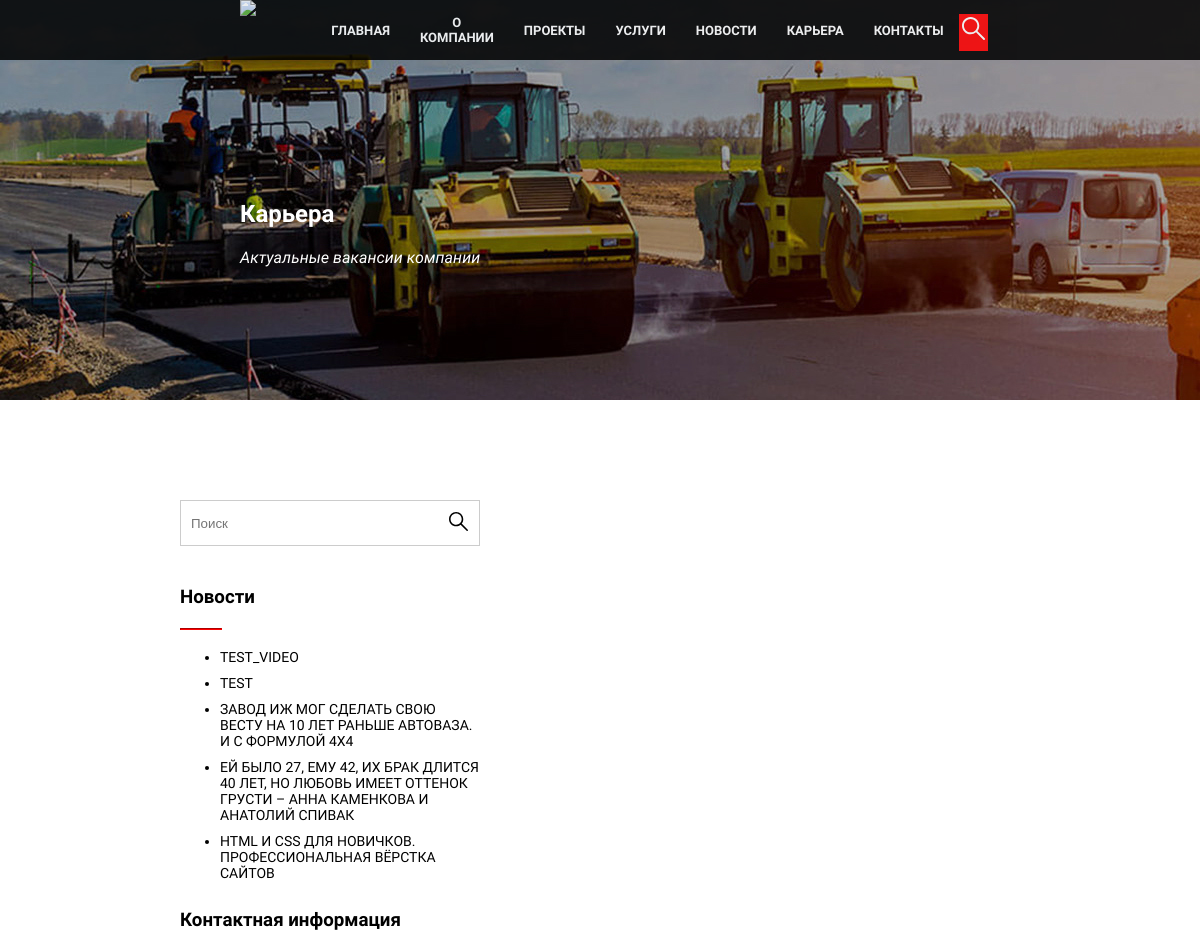
The app's page /career (upper part), older data.
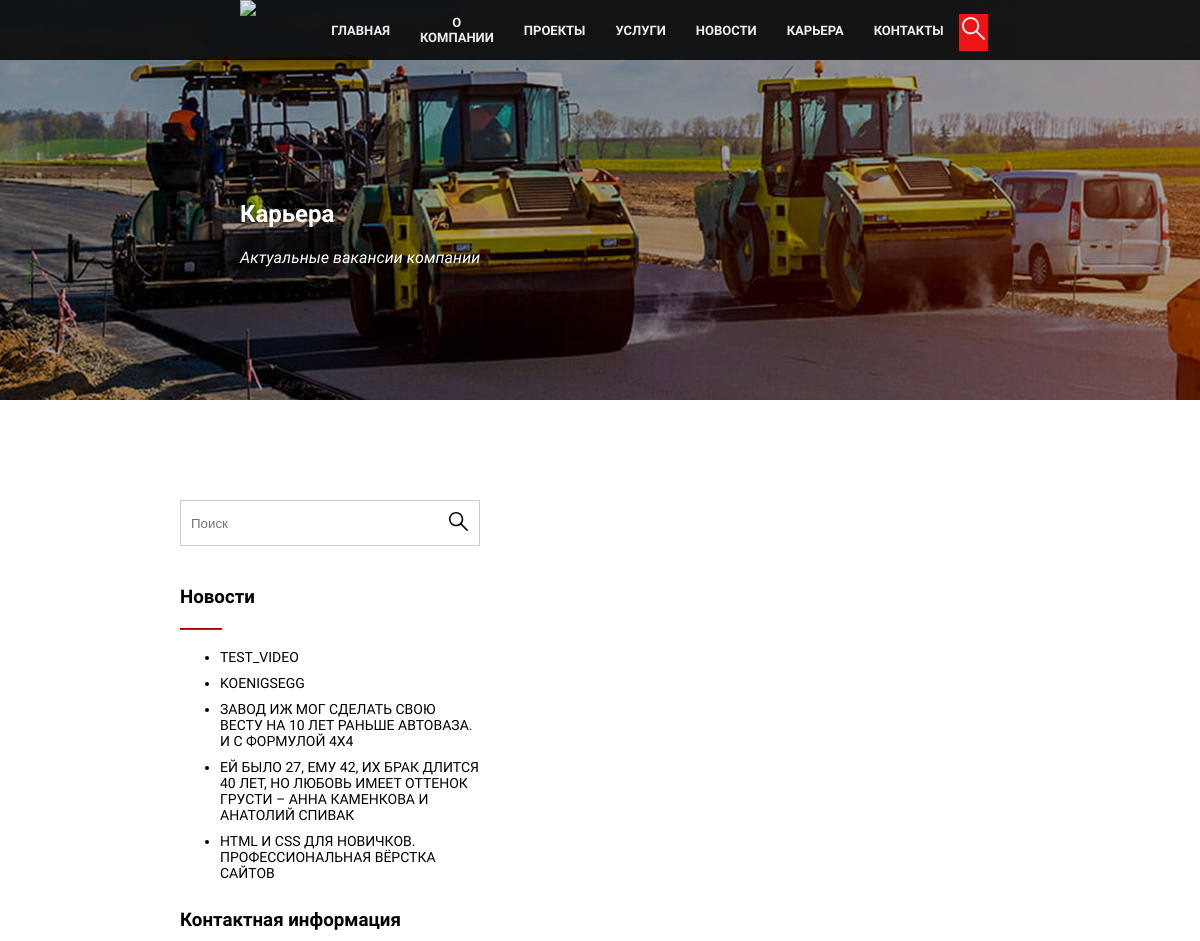
The same page, newer data.
### DMU/apps/main/models.py (models this page shows, shortened)
class New(models.Model):
	title = models.CharField('Title of New', max_length = 150)
	text = models.TextField('Text')
	image = models.ImageField('MAIN PHOTO', blank=True, upload_to="images/")
	video = models.FileField('VIDEO 3', upload_to='videos/', null=True, blank=True)
	text2 = models.TextField('Text 2', blank=True)
	image2 = models.ImageField('ADDITIOANL PHOTO', blank=True, upload_to="images/")
	video2 = models.FileField('VIDEO 2', upload_to='videos/', null=True, blank=True)
	text3 = models.TextField('Text 3', blank=True)
	image3 = models.ImageField('ADDITIOANL PHOTO 2', blank=True, upload_to="images/")
	video3 = models.FileField('VIDEO 3', upload_to='videos/', null=True, blank=True)
	text4 = models.TextField('Text 4', blank=True)
	pub_date = models.DateTimeField('Date of publish', default=timezone.now())

### DMU/apps/main/views.py (the view)
# urls.py: path('career', views.career, name='career'),
def career(request):
	if request.method == 'POST':
		data = json.loads(request.body)
		dic = {
			'Форма': 'Резюме',
			'Имя': data.get('name', None),
			'Отчество': data.get('patronymic', None),
			'Фамилия': data.get('surname', None),
			'Телефон': data.get('phone', None),
			'Желаемая должность': data.get('careerObjective', None)
		}
		NOT_DANGER = True
		for key in dic:
			if ">" in key or "<" in key or "WHERE" in key or "UNION" in key:
				NOT_DANGER = False
		if NOT_DANGER:
			PostCareer.objects.create(
				name = dic['Имя'],
				patronymic = dic['Отчество'],
				surname = dic['Фамилия'],
				phone = dic['Телефон'],
				message = dic['Желаемая должность']
			)
			additional.telegram(dic)
			additional.send_mail(dic)
		else:
			pass
		return render(request, 'main/contacts.html')
	elif request.method == 'GET':
		latest_news_list = New.objects.order_by('-pub_date')[:5]
		return render(request, 'main/career.html', {'latest_news_list': latest_news_list})

### DMU/templates/main/career.html (shortened to what this page needs)
{% extends 'index.html' %}
{% load static %}
{% block head %}
<head>
    <link rel="stylesheet" href="{% static 'styles/career.css' %}">
    <link rel="stylesheet" href="{% static 'styles/HeaderAndFooterModule.css' %}">
</head>
{% endblock head %}
{% block content %}
    <section class="intro">
        <div class="main-main-title-of-page">
            <h1 class="title-of-page">Карьера</h1>
            <p class="subtitle">Актуальные вакансии компании</p>
        </div>
    </section>
    <main>
        <section class="info-of-info">
            <aside class="aside">
                <section class="news">
                    <label>
                        <form class="search-form">
                            <input type="text" placeholder="Поиск" class="get-search-from-page">
                            <button type="submit" class="btn-search"><img src="{% static 'images/loupeblack.svg' %}" alt="search-logo"
                                    class="search-logo"></button>
                        </form>
                    </label>
                    <div class="news-block">
                        <h3 class="newstitle">Новости<hr></h3>
                        <ul class="news-list">
                            {% for a in latest_news_list %}
                            <li class="news-link">{{ a.title }}</li>
                            {% endfor %}
                        </ul>
                    </div>
                    <div class="contacts">
                        <h3 class="contact-block">Контактная информация<hr></h3>
                    </div>
                </section>
            </aside>
        </section>
    </main>
{% endblock content %}

### DMU/templates/index.html (shortened to what this page needs)
{% load static %}
<!DOCTYPE html>
<html lang="ru">
{% block head %}{% endblock head %}
<body>
{% block header %}
    <header id="header" class="header">
        <div class="header-header">
            <div class="header-navigation">
                <img src="" alt="company logo" width="100px" class="company-logo">
                <div class="nav-bar">
                    <div class="navigation-link">
                        <a href="{% url 'index' %}">Главная</a>
                    </div>
                    <div class="navigation-link">
                        <a href="{% url 'about' %}">О компании</a>
                    </div>
                    <div class="navigation-link">
                        <a href="{% url 'projects' %}">Проекты</a>
                    </div>
                    <div class="navigation-link">
                        <a href="{% url 'services' %}">Услуги</a>
                    </div>
                    <div class="navigation-link">
                        <a href="{% url 'news' %}">Новости</a>
                    </div>
                    <div class="navigation-link">
                        <a href="{% url 'career' %}">Карьера</a>
                    </div>
                    <div class="navigation-link">
                        <a href="{% url 'contacts' %}">Контакты</a>
                    </div>
                    <div class="search">
                        <a href="#" class="search-field"><img src="{% static 'images/loupewhite.svg' %}" alt="search-icon" class="search-icon" width="23" height="23"></a>
                    </div>
                </div>
            </div>
        </div>
    </header>
{% endblock header %}
{% block content %}{% endblock content %}
</body>
</html>

### DMU/static/styles/career.css (style rules this page uses)
.intro { margin-top: -60px; height: 400px; background: url('../images/dmusubg.jpg'); }
.main-main-title-of-page { margin-left: 20%; padding-top: 200px; color: #ffffff; }
.title-of-page { margin-top: 0; }
.subtitle { font-style: italic; }
main { margin-top: 100px; margin-left: 15%; margin-right: 15%; }
.aside { margin-right: 20px; }
.news { width: 300px; height: 857px; margin-right: 20px; }
.search-form { display: flex; flex-direction: row; height: 44px; border: 1px solid rgba(0, 0, 0, 0.2); margin-bottom: 40px; }
.get-search-from-page { padding: 0 10px; width: 90%; border: none; }
.btn-search { cursor: pointer; width: 15%; background-color: inherit; border: none; }
.search-logo { width: 19px; height: 19px; }
.newstitle>hr, .contact-block>hr, .main-info-title>hr { width: 40px; border-color: #ff0000; margin-top: 20px; margin-left: 0; }
.news-link, .contact-link { padding-bottom: 10px; font-size: 14px; text-transform: uppercase; }
.info-of-info { display: flex; justify-content: center; }
@media (max-width: 1318px) { .info-of-info { display: flex; flex-direction: column; } }

### DMU/static/styles/HeaderAndFooterModule.css (style rules this page uses)
body { margin: 0; font-family: 'Roboto'; }
html { scroll-behavior: smooth; }
.header { position: sticky; width: 100%; background-color: #000000; opacity: 0.85; height: 60px; font-weight: bold; text-transform: uppercase; z-index: 1000; }
.search { background-color: #ff0000; stroke: #ffffff; margin-top: 14px; margin-bottom: 14px; margin-right: 14px; padding: 3px 4px; z-index: 1000; }
.header-navigation { margin-right: 20%; margin-left: 20%; display: flex; justify-content: space-between; z-index: 1000; }
.nav-bar { display: flex; color: #ffffff; text-decoration: none; z-index: 1000; }
.navigation-link { display: flex; align-items: center; text-align: center; z-index: 1000; }
.navigation-link a { opacity: 1; font-size: 13px; color: #ffffff; text-decoration: none; padding: 20px; padding-bottom: 25px; transition: .2s linear; z-index: 1000; }
.search-field { opacity: 1; color: #ffffff; text-decoration: none; z-index: 1000; }
.header::after { z-index: 1000; }
@media (max-width: 1540px) { .navigation-link { width: 100%; height: 100%; } }
@media (max-width: 1540px) { .navigation-link a { padding: 15px; padding-bottom: 20px; } }
@media (max-width: 1540px) { .search { padding: 3px 3px; padding-bottom: 0px; } }

Row changes from the older to the newer data that the page shows:
changed New: title "TEST" → "KOENIGSEGG"
